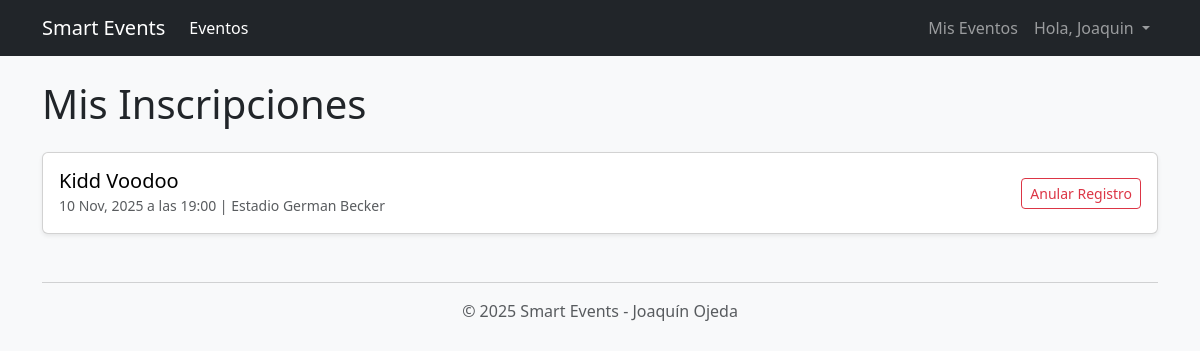
Screenshot of /mis-eventos/ (signed in) with the database file from the repository.
### core/models.py (models this page shows, shortened)
class Inscripcion(models.Model):
    usuario = models.ForeignKey(User, on_delete=models.CASCADE, related_name='inscripciones')
    evento = models.ForeignKey(Evento, on_delete=models.CASCADE, related_name='inscritos')
    fecha_inscripcion = models.DateTimeField(auto_now_add=True)
    class Meta:
        unique_together = ('usuario', 'evento')

class Evento(models.Model):
    titulo = models.CharField(max_length=200)
    fecha_hora = models.DateTimeField()
    lugar = models.CharField(max_length=200)
    imagen = models.ImageField(upload_to='eventos/', null=True, blank=True)
    valor = models.DecimalField(max_digits=10, decimal_places=0, default=0)
    plazas_disponibles = models.PositiveIntegerField(default=20)
    descripcion = models.TextField(null=True, blank=True)
    categoria = models.ForeignKey(Categoria, on_delete=models.SET_NULL, null=True, blank=True)

### core/views.py (the view)
# urls.py: path('mis-eventos/', views.mis_eventos, name='mis_eventos'),
@login_required
def mis_eventos(request):
    inscripciones = Inscripcion.objects.filter(usuario=request.user).order_by('evento__fecha_hora')
    return render(request, 'core/mis_eventos.html', {'inscripciones': inscripciones})

### templates/core/mis_eventos.html (shortened to what this page needs)
{% extends 'base.html' %}
{% block content %}
<h1 class="mb-4">Mis Inscripciones</h1>
{% for inscripcion in inscripciones %}
<div class="card shadow-sm mb-3">
    <div class="card-body">
        <div class="d-flex justify-content-between align-items-center">
            <div>
                <h5 class="card-title mb-0">
                    <a href="{% url 'evento_detalle' inscripcion.evento.id %}" class="link-titulo-evento text-decoration-none">
                          {{ inscripcion.evento.titulo }}
                    </a>
                </h5>
                <small class="text-muted">
                    {{ inscripcion.evento.fecha_hora|date:"d M, Y \a \l\a\s H:i" }} | {{ inscripcion.evento.lugar }}
                </small>
            </div>
            <form action="{% url 'anular_inscripcion' inscripcion.id %}" method="POST"
                onsubmit="return confirm('¿Seguro que quieres anular tu inscripción para el evento: {{ inscripcion.evento.titulo }}?');">
                <button type="submit" class="btn btn-outline-danger btn-sm">Anular Registro</button>
            </form>
        </div>
    </div>
</div>
{% empty %}
<div class="text-center">
    <p class="lead">Aún no te has inscrito en ningún evento.</p>
    <a href="{% url 'index' %}" class="btn btn-primary">Ver eventos disponibles</a>
</div>
{% endfor %}
{% endblock %}

### templates/partials/_navbar.html (shortened to what this page needs)
<nav class="navbar navbar-expand-lg navbar-dark bg-dark">
  <div class="container">
    <a class="navbar-brand" href="{% url 'index' %}">
      Smart Events
    </a>
    <div class="collapse navbar-collapse" id="navbarNav">
      <ul class="navbar-nav me-auto mb-2 mb-lg-0">
        <li class="nav-item">
          <a class="nav-link active" aria-current="page" href="{% url 'index' %}#seccion-eventos">Eventos</a>
        </li>
        </ul>
      <ul class="navbar-nav ms-auto">
        {% if user.is_authenticated %}
          <li class="nav-item">
            <a class="nav-link" href="{% url 'mis_eventos' %}">Mis Eventos</a>
          </li>
          <li class="nav-item dropdown">
            <a class="nav-link dropdown-toggle" href="#" role="button" data-bs-toggle="dropdown">
              Hola, {{ user.username }}
            </a>
          </li>
        {% endif %}
      </ul>
    </div>
  </div>
</nav>

### static/css/styles.css (style rules this page uses)
.link-titulo-evento { color: #000000; transition: color 0.2s ease-in-out; }
.navbar { background-color: #222; }

### rows the page displays
Inscripcion: evento.titulo "Kidd Voodoo", evento.fecha_hora "10 Nov, 2025 a las 19:00", evento.lugar "Estadio German Becker"

### other values shown
{{ user.username }} "Joaquin"
